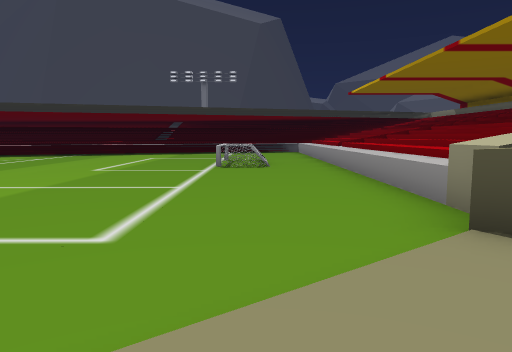
view 1 (above)

23 first-person views from a walk through a scene from a Unity 3-D project. The camera is 1.4 m above the floor, tilts 6° down and sees 70° across. The floor is counted in squares, 2 m on a side. Each view is taken from the middle of a square. On the plan, view 1 faces up. The plan holds only what a view shows up to about 11 squares ahead; the rest is blank. The place goes on beyond the plan. The player character is not drawn.

view 2
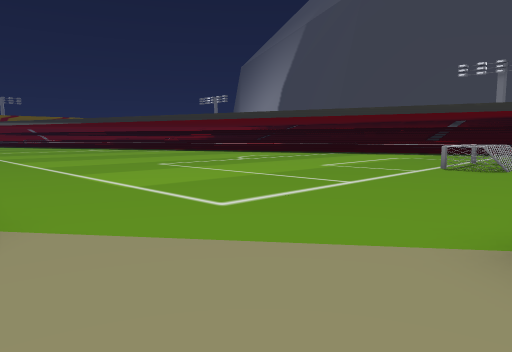

view 3
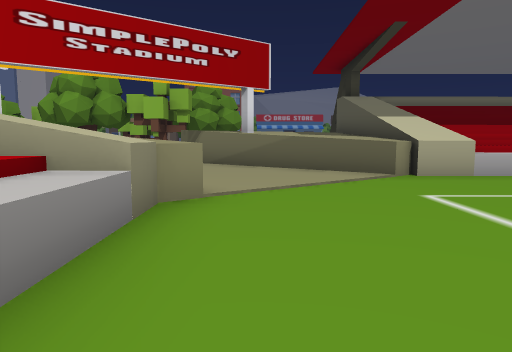

view 4
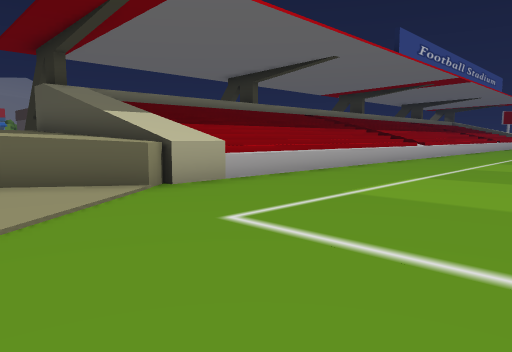

view 5
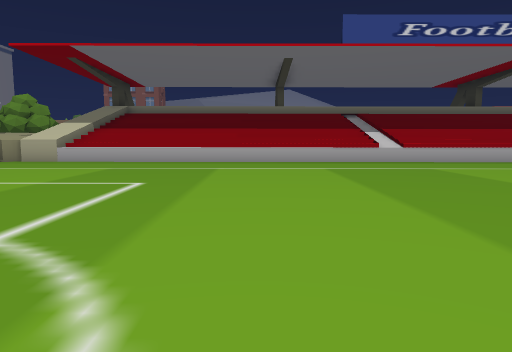

view 6
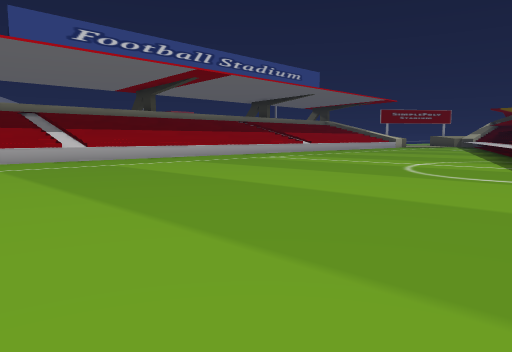

view 7
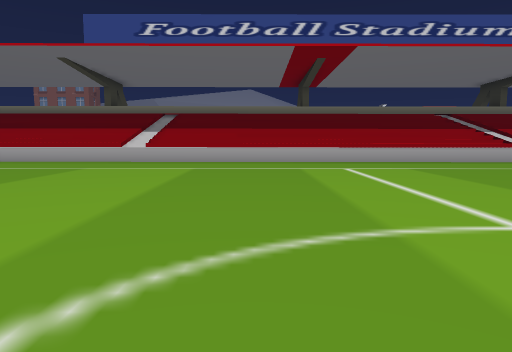

view 8
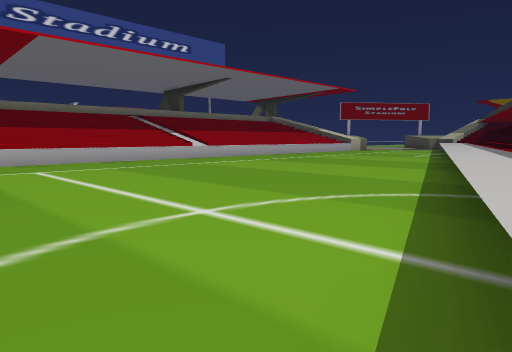

view 9
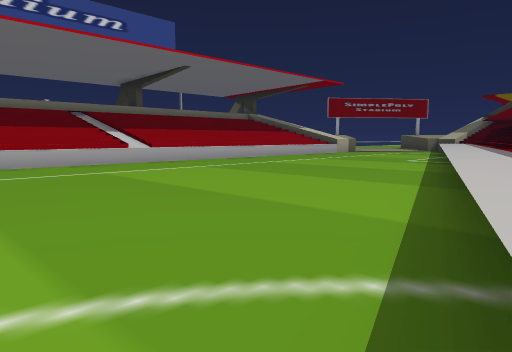

view 10
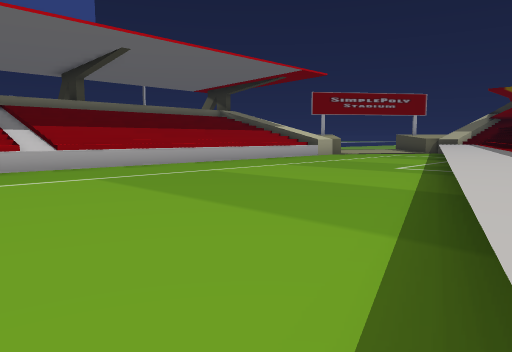

view 11
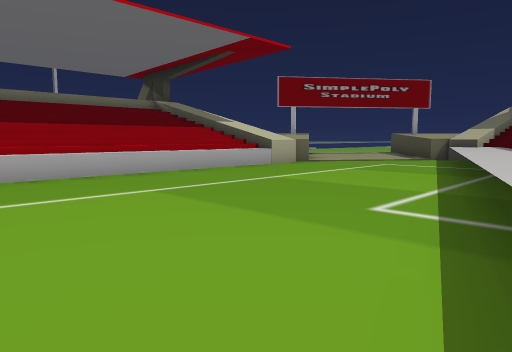

view 12
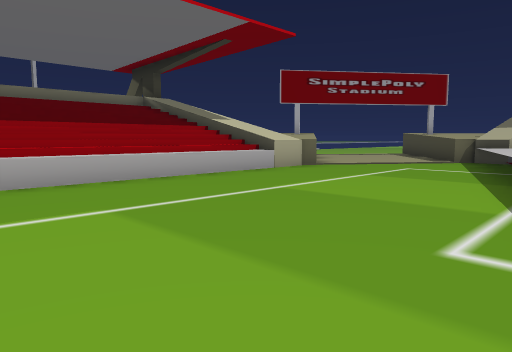

view 13
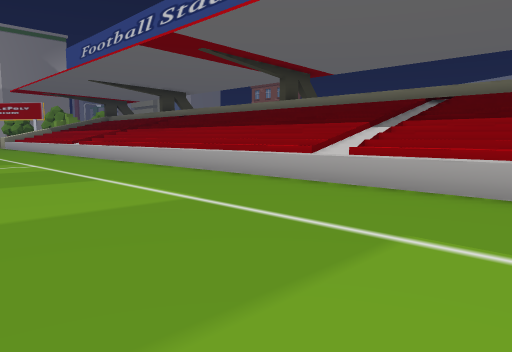

view 14
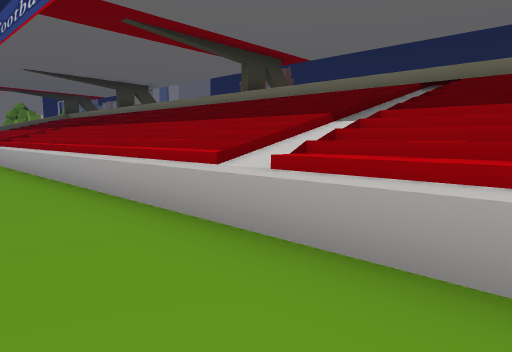

view 15
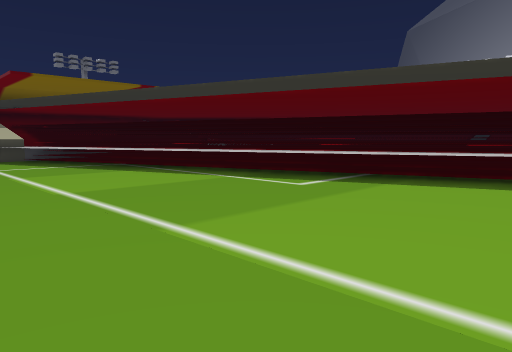

view 16
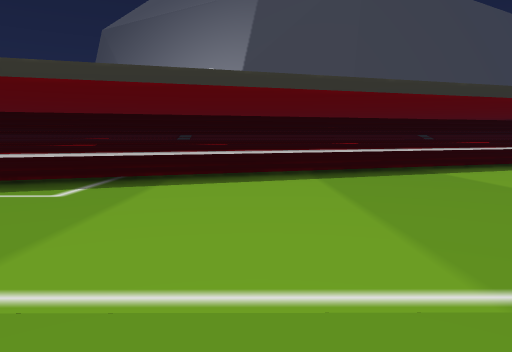

view 17
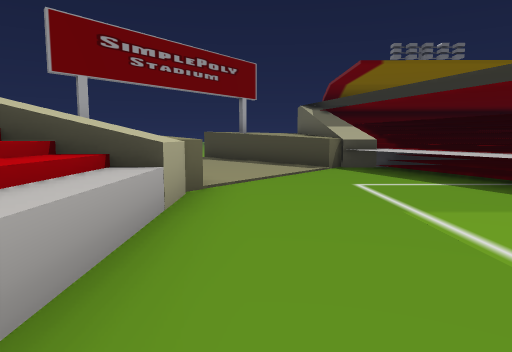

view 18
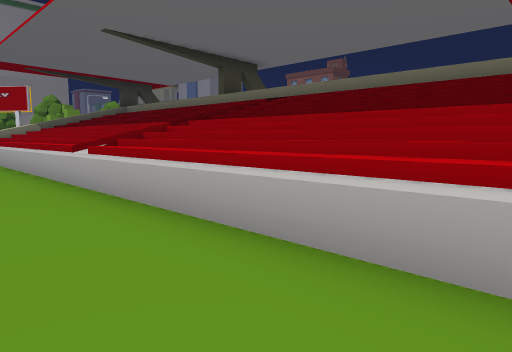

view 19
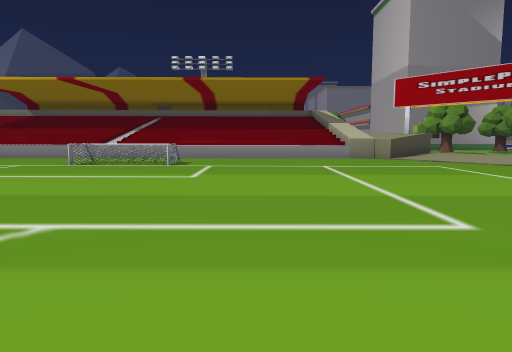

view 20
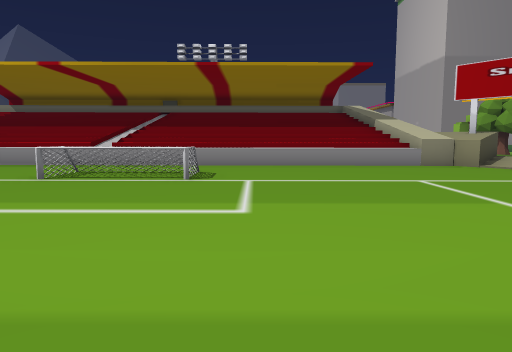

view 21
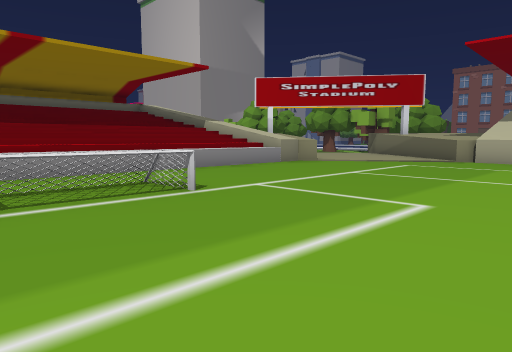

view 22
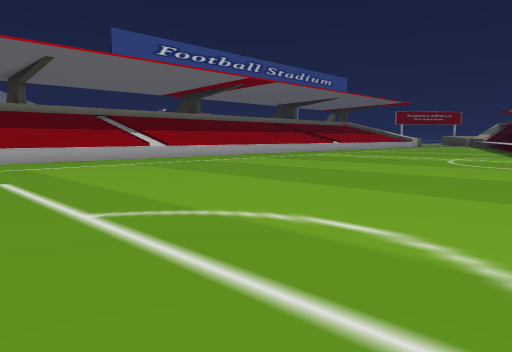

view 23
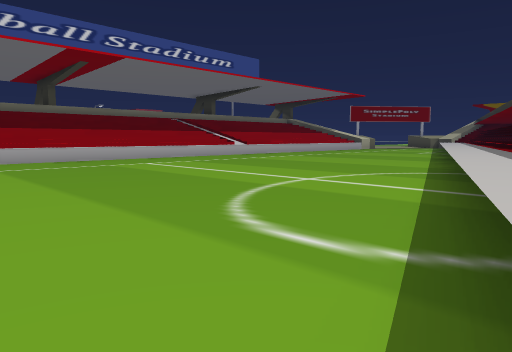

### Floor plan
Key: @ floor where view 1 was taken; # wall or solid block; . main floor; - floor 0.25 m lower than the main floor; = window, fence, low wall or low ledge; ^ raised ledge.
Columns run from 43 left of view 1 to 3 right of it. Each row starts with its distance up from view 1.
 12                     ##    ^^^. ..............^^
 11                 #####^^^^^................#=.^^
 10              #####^^^^^...................#=.^^
  9           #####^^^^^......................#=.^^
  8        #####^^^^^^...........................^^
  7       ##^^^^^^^..............................^^
  6 #####^^^^^^^-................................^^
  5 #^^^^^^^^------..............................^^
  4 ^^^^^^-----------............................^^
  3 #^^#---------------..........................^^
  2  ^^.-----------------.........................^
  1 ^....-----------------.........................
  0 ......^^^^^^^^^^^^^^^^^^^^^^^^^^^^^^^^^^^^^@..
 -1      ^^^^^^^^^^^^^^^^^^^^^^^^^^^^^^^^^^^^^^^..
 -2       ^#^^^^^^ ^^^^^^^^^^^^^^^^^^^^^^^^^ #^^^.
 -3                                          #^^###

Where each view was taken, in squares from view 1:
view 1: 0 up, 0 right, facing up
view 2: 0 up, 2 right, facing up-left
view 3: 7 up, 1 right, facing down
view 4: 5 up, 1 right, facing down-left
view 5: 11 up, 9 left, facing down
view 6: 12 up, 9 left, facing down-left
view 7: 11 up, 17 left, facing down
view 8: 11 up, 17 left, facing down-left
view 9: 10 up, 20 left, facing down-left
view 10: 9 up, 23 left, facing down-left
view 11: 7 up, 28 left, facing down-left
view 12: 6 up, 29 left, facing down-left
view 13: 5 up, 29 left, facing down-right
view 14: 2 up, 28 left, facing down-right
view 15: 1 up, 28 left, facing up-left
view 16: 1 up, 29 left, facing up
view 17: 1 up, 32 left, facing left
view 18: 2 up, 20 left, facing down-right
view 19: 7 up, 10 left, facing right
view 20: 8 up, 7 left, facing right
view 21: 12 up, 5 left, facing down-right
view 22: 12 up, 6 left, facing down-left
view 23: 12 up, 14 left, facing down-left
